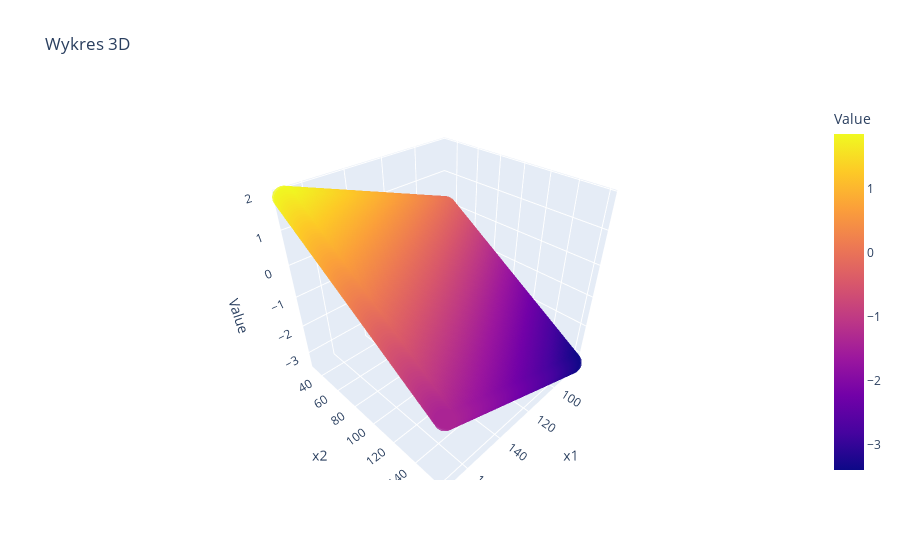

Notebook cell for this chart:
### Markdown cell above
##### Plot

### Code cell
import plotly.graph_objects as go
import plotly.express as px

x1 = xyz_values['x1'].tolist()
x2 = xyz_values['x2'].tolist()
z = xyz_values['Value'].tolist()

# Tworzenie wykresu 3D jako powierzchni
fig = px.scatter_3d(xyz_values, x='x1', y='x2', z='Value', color='Value', title='Wykres 3D', opacity=0.8, size_max=10)
fig.show()

### Figure 1 — Plotly figure (JSON) as saved in the notebook; plotly's stock layout.template omitted (floating-point values rounded to 4 significant figures; data arrays with more than 128 entries replaced by an {"elided": "..."} marker saying what was removed)
{"data": [{"hovertemplate": "x1=%{x}<br>x2=%{y}<br>Value=%{marker.color}<extra></extra>", "legendgroup": "", "marker": {"color": {"elided": "10000 float values"}, "coloraxis": "coloraxis", "opacity": 0.8, "symbol": "circle"}, "mode": "markers", "name": "", "scene": "scene", "showlegend": false, "type": "scatter3d", "x": {"elided": "10000 float values"}, "y": {"elided": "10000 float values"}, "z": {"elided": "10000 float values"}}], "layout": {"coloraxis": {"colorbar": {"title": {"text": "Value"}}, "colorscale": [[0, "#0d0887"], [0.1111, "#46039f"], [0.2222, "#7201a8"], [0.3333, "#9c179e"], [0.4444, "#bd3786"], [0.5556, "#d8576b"], [0.6667, "#ed7953"], [0.7778, "#fb9f3a"], [0.8889, "#fdca26"], [1, "#f0f921"]]}, "legend": {"tracegroupgap": 0}, "scene": {"domain": {"x": [0, 1], "y": [0, 1]}, "xaxis": {"title": {"text": "x1"}}, "yaxis": {"title": {"text": "x2"}}, "zaxis": {"title": {"text": "Value"}}}, "title": {"text": "Wykres 3D"}}}
